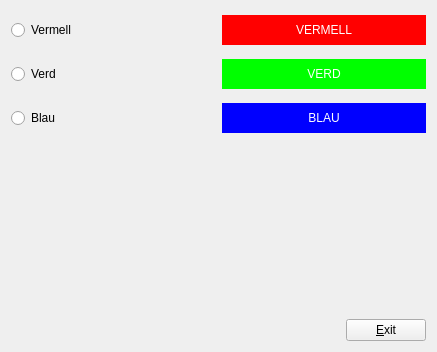
<?xml version="1.0" encoding="UTF-8"?>
<!--(c) FIBerHub, https://fiberhub.tk-->
<ui version="4.0">
 <class>Exercici2</class>
 <widget class="QWidget" name="Exercici2">
  <property name="geometry">
   <rect>
    <x>0</x>
    <y>0</y>
    <width>437</width>
    <height>352</height>
   </rect>
  </property>
  <property name="windowTitle">
   <string>Widget</string>
  </property>
  <property name="styleSheet">
   <string notr="true"/>
  </property>
  <layout class="QVBoxLayout" name="verticalLayout">
   <item>
    <layout class="QHBoxLayout" name="horizontalLayout_2">
     <property name="spacing">
      <number>6</number>
     </property>
     <property name="topMargin">
      <number>4</number>
     </property>
     <property name="bottomMargin">
      <number>4</number>
     </property>
     <item>
      <widget class="QRadioButton" name="RedRadioButton">
       <property name="minimumSize">
        <size>
         <width>0</width>
         <height>30</height>
        </size>
       </property>
       <property name="text">
        <string>Vermell</string>
       </property>
      </widget>
     </item>
     <item>
      <widget class="QLabel" name="RedLabel">
       <property name="minimumSize">
        <size>
         <width>0</width>
         <height>30</height>
        </size>
       </property>
       <property name="autoFillBackground">
        <bool>false</bool>
       </property>
       <property name="styleSheet">
        <string notr="true">background-color: rgb(255, 0, 0); color : white</string>
       </property>
       <property name="frameShape">
        <enum>QFrame::NoFrame</enum>
       </property>
       <property name="frameShadow">
        <enum>QFrame::Plain</enum>
       </property>
       <property name="text">
        <string>VERMELL</string>
       </property>
       <property name="alignment">
        <set>Qt::AlignCenter</set>
       </property>
      </widget>
     </item>
    </layout>
   </item>
   <item>
    <layout class="QHBoxLayout" name="horizontalLayout_3">
     <property name="spacing">
      <number>6</number>
     </property>
     <property name="topMargin">
      <number>4</number>
     </property>
     <property name="bottomMargin">
      <number>4</number>
     </property>
     <item>
      <widget class="QRadioButton" name="GreenRadioButton">
       <property name="minimumSize">
        <size>
         <width>0</width>
         <height>30</height>
        </size>
       </property>
       <property name="text">
        <string>Verd</string>
       </property>
      </widget>
     </item>
     <item>
      <widget class="QLabel" name="GreenLabel">
       <property name="minimumSize">
        <size>
         <width>0</width>
         <height>30</height>
        </size>
       </property>
       <property name="autoFillBackground">
        <bool>false</bool>
       </property>
       <property name="styleSheet">
        <string notr="true">background-color: rgb(0, 255, 0); color : white</string>
       </property>
       <property name="frameShape">
        <enum>QFrame::NoFrame</enum>
       </property>
       <property name="frameShadow">
        <enum>QFrame::Plain</enum>
       </property>
       <property name="text">
        <string>VERD</string>
       </property>
       <property name="alignment">
        <set>Qt::AlignCenter</set>
       </property>
      </widget>
     </item>
    </layout>
   </item>
   <item>
    <layout class="QHBoxLayout" name="horizontalLayout_4">
     <property name="spacing">
      <number>6</number>
     </property>
     <property name="topMargin">
      <number>4</number>
     </property>
     <property name="bottomMargin">
      <number>4</number>
     </property>
     <item>
      <widget class="QRadioButton" name="BlueRadioButton">
       <property name="minimumSize">
        <size>
         <width>0</width>
         <height>30</height>
        </size>
       </property>
       <property name="text">
        <string>Blau</string>
       </property>
      </widget>
     </item>
     <item>
      <widget class="QLabel" name="BlueLabel">
       <property name="minimumSize">
        <size>
         <width>0</width>
         <height>30</height>
        </size>
       </property>
       <property name="autoFillBackground">
        <bool>false</bool>
       </property>
       <property name="styleSheet">
        <string notr="true">background-color: rgb(0, 0, 255); color : white</string>
       </property>
       <property name="frameShape">
        <enum>QFrame::NoFrame</enum>
       </property>
       <property name="frameShadow">
        <enum>QFrame::Plain</enum>
       </property>
       <property name="text">
        <string>BLAU</string>
       </property>
       <property name="textFormat">
        <enum>Qt::PlainText</enum>
       </property>
       <property name="alignment">
        <set>Qt::AlignCenter</set>
       </property>
      </widget>
     </item>
    </layout>
   </item>
   <item>
    <spacer name="verticalSpacer">
     <property name="orientation">
      <enum>Qt::Vertical</enum>
     </property>
     <property name="sizeHint" stdset="0">
      <size>
       <width>20</width>
       <height>165</height>
      </size>
     </property>
    </spacer>
   </item>
   <item>
    <layout class="QHBoxLayout" name="horizontalLayout">
     <item>
      <spacer name="horizontalSpacer">
       <property name="orientation">
        <enum>Qt::Horizontal</enum>
       </property>
       <property name="sizeHint" stdset="0">
        <size>
         <width>298</width>
         <height>20</height>
        </size>
       </property>
      </spacer>
     </item>
     <item>
      <widget class="QPushButton" name="pushButton">
       <property name="text">
        <string>&amp;Exit</string>
       </property>
      </widget>
     </item>
    </layout>
   </item>
  </layout>
 </widget>
 <resources/>
 <connections>
  <connection>
   <sender>RedRadioButton</sender>
   <signal>clicked()</signal>
   <receiver>GreenLabel</receiver>
   <slot>hide()</slot>
   <hints>
    <hint type="sourcelabel">
     <x>187</x>
     <y>18</y>
    </hint>
    <hint type="destinationlabel">
     <x>229</x>
     <y>42</y>
    </hint>
   </hints>
  </connection>
  <connection>
   <sender>RedRadioButton</sender>
   <signal>clicked()</signal>
   <receiver>BlueLabel</receiver>
   <slot>hide()</slot>
   <hints>
    <hint type="sourcelabel">
     <x>144</x>
     <y>20</y>
    </hint>
    <hint type="destinationlabel">
     <x>221</x>
     <y>73</y>
    </hint>
   </hints>
  </connection>
  <connection>
   <sender>GreenRadioButton</sender>
   <signal>clicked()</signal>
   <receiver>BlueLabel</receiver>
   <slot>hide()</slot>
   <hints>
    <hint type="sourcelabel">
     <x>70</x>
     <y>45</y>
    </hint>
    <hint type="destinationlabel">
     <x>228</x>
     <y>82</y>
    </hint>
   </hints>
  </connection>
  <connection>
   <sender>GreenRadioButton</sender>
   <signal>clicked()</signal>
   <receiver>RedLabel</receiver>
   <slot>hide()</slot>
   <hints>
    <hint type="sourcelabel">
     <x>186</x>
     <y>50</y>
    </hint>
    <hint type="destinationlabel">
     <x>220</x>
     <y>26</y>
    </hint>
   </hints>
  </connection>
  <connection>
   <sender>BlueRadioButton</sender>
   <signal>clicked()</signal>
   <receiver>GreenLabel</receiver>
   <slot>hide()</slot>
   <hints>
    <hint type="sourcelabel">
     <x>174</x>
     <y>68</y>
    </hint>
    <hint type="destinationlabel">
     <x>272</x>
     <y>51</y>
    </hint>
   </hints>
  </connection>
  <connection>
   <sender>BlueRadioButton</sender>
   <signal>clicked()</signal>
   <receiver>RedLabel</receiver>
   <slot>hide()</slot>
   <hints>
    <hint type="sourcelabel">
     <x>99</x>
     <y>67</y>
    </hint>
    <hint type="destinationlabel">
     <x>239</x>
     <y>13</y>
    </hint>
   </hints>
  </connection>
  <connection>
   <sender>pushButton</sender>
   <signal>clicked()</signal>
   <receiver>Exercici2</receiver>
   <slot>close()</slot>
   <hints>
    <hint type="sourcelabel">
     <x>328</x>
     <y>279</y>
    </hint>
    <hint type="destinationlabel">
     <x>239</x>
     <y>229</y>
    </hint>
   </hints>
  </connection>
  <connection>
   <sender>RedRadioButton</sender>
   <signal>clicked()</signal>
   <receiver>RedLabel</receiver>
   <slot>show()</slot>
   <hints>
    <hint type="sourcelabel">
     <x>131</x>
     <y>22</y>
    </hint>
    <hint type="destinationlabel">
     <x>277</x>
     <y>15</y>
    </hint>
   </hints>
  </connection>
  <connection>
   <sender>GreenRadioButton</sender>
   <signal>clicked()</signal>
   <receiver>GreenLabel</receiver>
   <slot>show()</slot>
   <hints>
    <hint type="sourcelabel">
     <x>122</x>
     <y>42</y>
    </hint>
    <hint type="destinationlabel">
     <x>271</x>
     <y>47</y>
    </hint>
   </hints>
  </connection>
  <connection>
   <sender>BlueRadioButton</sender>
   <signal>clicked()</signal>
   <receiver>BlueLabel</receiver>
   <slot>show()</slot>
   <hints>
    <hint type="sourcelabel">
     <x>123</x>
     <y>71</y>
    </hint>
    <hint type="destinationlabel">
     <x>282</x>
     <y>75</y>
    </hint>
   </hints>
  </connection>
 </connections>
</ui>
